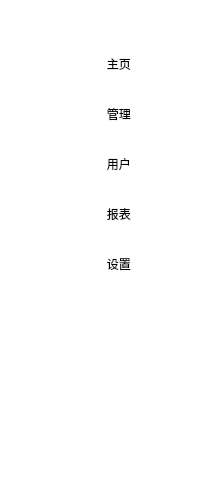
    <widget class="QWidget" name="sidebar_widget" native="true">
     <layout class="QVBoxLayout" name="verticalLayout_2">
      <property name="spacing">
       <number>0</number>
      </property>
      <property name="leftMargin">
       <number>0</number>
      </property>
      <property name="topMargin">
       <number>0</number>
      </property>
      <property name="rightMargin">
       <number>0</number>
      </property>
      <property name="bottomMargin">
       <number>0</number>
      </property>
      <item>
       <widget class="QWidget" name="sidebar_widget_2" native="true">
        <layout class="QVBoxLayout" name="verticalLayout" stretch="1,3">
         <property name="spacing">
          <number>0</number>
         </property>
         <property name="leftMargin">
          <number>0</number>
         </property>
         <property name="topMargin">
          <number>0</number>
         </property>
         <property name="rightMargin">
          <number>0</number>
         </property>
         <property name="bottomMargin">
          <number>0</number>
         </property>
         <item>
          <widget class="QWidget" name="avatar_widget" native="true">
           <property name="tabletTracking">
            <bool>true</bool>
           </property>
           <property name="layoutDirection">
            <enum>Qt::LeftToRight</enum>
           </property>
           <property name="styleSheet">
            <string notr="true">background-color:  white;
</string>
           </property>
           <layout class="QVBoxLayout" name="verticalLayout_4">
            <property name="spacing">
             <number>10</number>
            </property>
            <property name="leftMargin">
             <number>0</number>
            </property>
            <property name="topMargin">
             <number>20</number>
            </property>
            <property name="rightMargin">
             <number>0</number>
            </property>
            <property name="bottomMargin">
             <number>0</number>
            </property>
            <item>
             <widget class="QPushButton" name="user_page_button">
              <property name="sizePolicy">
               <sizepolicy hsizetype="Minimum" vsizetype="Fixed">
                <horstretch>0</horstretch>
                <verstretch>0</verstretch>
               </sizepolicy>
              </property>
              <property name="styleSheet">
               <string notr="true">border-radius: 40px;

</string>
              </property>
              <property name="text">
               <string/>
              </property>
              <property name="icon">
               <iconset resource="resources/resource.qrc">
                <normaloff>:/icon/账号管理.png</normaloff>:/icon/账号管理.png</iconset>
              </property>
              <property name="iconSize">
               <size>
                <width>100</width>
                <height>100</height>
               </size>
              </property>
             </widget>
            </item>
           </layout>
          </widget>
         </item>
         <item>
          <widget class="QWidget" name="sidebar_button_widget" native="true">
           <property name="sizePolicy">
            <sizepolicy hsizetype="Preferred" vsizetype="Preferred">
             <horstretch>0</horstretch>
             <verstretch>0</verstretch>
            </sizepolicy>
           </property>
           <property name="styleSheet">
            <string notr="true">background-color:  white;</string>
           </property>
           <layout class="QVBoxLayout" name="verticalLayout_3">
            <property name="spacing">
             <number>0</number>
            </property>
            <property name="leftMargin">
             <number>28</number>
            </property>
            <property name="topMargin">
             <number>0</number>
            </property>
            <property name="rightMargin">
             <number>0</number>
            </property>
            <property name="bottomMargin">
             <number>0</number>
            </property>
            <item>
             <widget class="QPushButton" name="home_page_button">
              <property name="sizePolicy">
               <sizepolicy hsizetype="Fixed" vsizetype="Fixed">
                <horstretch>0</horstretch>
                <verstretch>0</verstretch>
               </sizepolicy>
              </property>
              <property name="minimumSize">
               <size>
                <width>40</width>
                <height>50</height>
               </size>
              </property>
              <property name="maximumSize">
               <size>
                <width>200</width>
                <height>40</height>
               </size>
              </property>
              <property name="mouseTracking">
               <bool>true</bool>
              </property>
              <property name="layoutDirection">
               <enum>Qt::LeftToRight</enum>
              </property>
              <property name="styleSheet">
               <string notr="true">
QPushButton
{	border-radius: 10px;
	font: 12pt &quot;黑体&quot;; 
    color:black;
	background-color: rgb(255, 255, 255);
}
/*按钮停留态*/
QPushButton:hover
{	border-radius: 10px;
    color:rgb(27 , 39 , 246);
	background-color:rgb(238 , 243 , 255);
}

/*按钮按下态*/
QPushButton:pressed
{ 	border-radius: 10px;
    background-color:rgb(238 , 243 , 255);
    /*左内边距为3像素，让按下时字向右移动3像素*/  
    padding-left:3px;
    /*上内边距为3像素，让按下时字向下移动3像素*/  
    padding-top:3px;
}</string>
              </property>
              <property name="text">
               <string>   主页</string>
              </property>
              <property name="icon">
               <iconset resource="resources/resource.qrc">
                <normaloff>:/icon/user.png</normaloff>:/icon/user.png</iconset>
              </property>
              <property name="iconSize">
               <size>
                <width>20</width>
                <height>24</height>
               </size>
              </property>
             </widget>
            </item>
            <item>
             <widget class="QPushButton" name="management_button">
              <property name="minimumSize">
               <size>
                <width>40</width>
                <height>50</height>
               </size>
              </property>
              <property name="maximumSize">
               <size>
                <width>200</width>
                <height>40</height>
               </size>
              </property>
              <property name="styleSheet">
               <string notr="true">QPushButton
{	border-radius: 10px;
	font: 12pt &quot;黑体&quot;; 
    color:black;
	background-color: rgb(255, 255, 255);
}
/*按钮停留态*/
QPushButton:hover
{	border-radius: 10px;
    color:rgb(27 , 39 , 246);
	background-color:rgb(238 , 243 , 255);
}

/*按钮按下态*/
QPushButton:pressed
{ 	border-radius: 10px;
    background-color:rgb(238 , 243 , 255);
    /*左内边距为3像素，让按下时字向右移动3像素*/  
    padding-left:3px;
    /*上内边距为3像素，让按下时字向下移动3像素*/  
    padding-top:3px;
}</string>
              </property>
              <property name="text">
               <string>   管理</string>
              </property>
              <property name="icon">
               <iconset resource="resources/resource.qrc">
                <normaloff>:/icon/线性_菜单.png</normaloff>:/icon/线性_菜单.png</iconset>
              </property>
             </widget>
            </item>
            <item>
             <widget class="QPushButton" name="users_page_button">
              <property name="minimumSize">
               <size>
                <width>40</width>
                <height>50</height>
               </size>
              </property>
              <property name="maximumSize">
               <size>
                <width>200</width>
                <height>40</height>
               </size>
              </property>
              <property name="styleSheet">
               <string notr="true">QPushButton
{	border-radius: 10px;
	font: 12pt &quot;黑体&quot;; 
    color:black;
	background-color: rgb(255, 255, 255);
}
/*按钮停留态*/
QPushButton:hover
{	border-radius: 10px;
    color:rgb(27 , 39 , 246);
	background-color:rgb(238 , 243 , 255);
}

/*按钮按下态*/
QPushButton:pressed
{ 	border-radius: 10px;
    background-color:rgb(238 , 243 , 255);
    /*左内边距为3像素，让按下时字向右移动3像素*/  
    padding-left:3px;
    /*上内边距为3像素，让按下时字向下移动3像素*/  
    padding-top:3px;
}</string>
              </property>
              <property name="text">
               <string>   用户</string>
              </property>
              <property name="icon">
               <iconset resource="resources/resource.qrc">
                <normaloff>:/icon/users.png</normaloff>:/icon/users.png</iconset>
              </property>
             </widget>
            </item>
            <item>
             <widget class="QPushButton" name="report_page_button">
              <property name="minimumSize">
               <size>
                <width>40</width>
                <height>50</height>
               </size>
              </property>
              <property name="maximumSize">
               <size>
                <width>200</width>
                <height>40</height>
               </size>
              </property>
              <property name="styleSheet">
               <string notr="true">QPushButton
{	border-radius: 10px;
	font: 12pt &quot;黑体&quot;; 
    color:black;
	background-color: rgb(255, 255, 255);
}
/*按钮停留态*/
QPushButton:hover
{	border-radius: 10px;
    color:rgb(27 , 39 , 246);
	background-color:rgb(238 , 243 , 255);
}

/*按钮按下态*/
QPushButton:pressed
{ 	border-radius: 10px;
    background-color:rgb(238 , 243 , 255);
    /*左内边距为3像素，让按下时字向右移动3像素*/  
    padding-left:3px;
    /*上内边距为3像素，让按下时字向下移动3像素*/  
    padding-top:3px;
}</string>
              </property>
              <property name="text">
               <string>   报表</string>
              </property>
              <property name="icon">
               <iconset resource="resources/resource.qrc">
                <normaloff>:/icon/sheet.png</normaloff>:/icon/sheet.png</iconset>
              </property>
             </widget>
            </item>
            <item>
             <widget class="QPushButton" name="setting_button">
              <property name="minimumSize">
               <size>
                <width>40</width>
                <height>50</height>
               </size>
              </property>
              <property name="maximumSize">
               <size>
                <width>200</width>
                <height>40</height>
               </size>
              </property>
              <property name="styleSheet">
               <string notr="true">QPushButton
{	border-radius: 10px;
	font: 12pt &quot;黑体&quot;; 
    color:black;
	background-color: rgb(255, 255, 255);
}
/*按钮停留态*/
QPushButton:hover
{	border-radius: 10px;
    color:rgb(27 , 39 , 246);
	background-color:rgb(238 , 243 , 255);
}

/*按钮按下态*/
QPushButton:pressed
{ 	border-radius: 10px;
    background-color:rgb(238 , 243 , 255);
    /*左内边距为3像素，让按下时字向右移动3像素*/  
    padding-left:3px;
    /*上内边距为3像素，让按下时字向下移动3像素*/  
    padding-top:3px;
}</string>
              </property>
              <property name="text">
               <string>   设置</string>
              </property>
              <property name="icon">
               <iconset resource="resources/resource.qrc">
                <normaloff>:/icon/setting.png</normaloff>:/icon/setting.png</iconset>
              </property>
             </widget>
            </item>
            <item>
             <spacer name="verticalSpacer">
              <property name="orientation">
               <enum>Qt::Vertical</enum>
              </property>
              <property name="sizeType">
               <enum>QSizePolicy::Fixed</enum>
              </property>
              <property name="sizeHint" stdset="0">
               <size>
                <width>20</width>
                <height>200</height>
               </size>
              </property>
             </spacer>
            </item>
           </layout>
          </widget>
         </item>
        </layout>
       </widget>
      </item>
     </layout>
    </widget>
